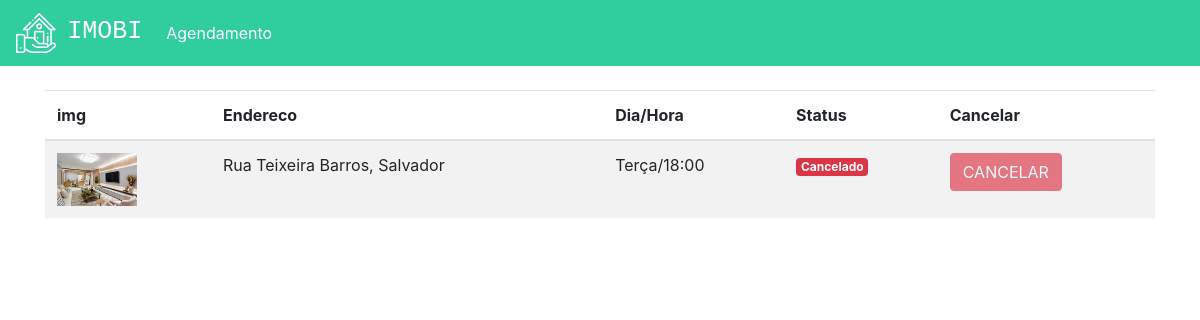
/plataforma/agendamentos (signed in), run on the app's committed database.
### plataforma/models.py (models this page shows, shortened)
class Visitas(models.Model):
    choices = (('S', 'Segunda'),
                ('T', 'Terça'),
                ('Q', 'Quarta'),
                ('QI', 'Quinta'),
                ('SE', 'Sexta'),
                ('SA', 'Sabado'),
                ('D', 'Domingo'))
    choices_status = (('A', 'Agendado'),
                      ('F', 'Finalizado'),
                      ('C', 'Cancelado'))
    imovel = models.ForeignKey(Imovei, on_delete=models.DO_NOTHING)
    usuario = models.ForeignKey(User, on_delete=models.DO_NOTHING)
    dia = models.CharField(max_length=20)
    horario = models.TimeField()
    status = models.CharField(max_length=1, choices=choices_status, default="A")

class Imovei(models.Model):
    choices = (('V', 'Venda'),
               ('A', 'Aluguel'))
    choices_imovel = (('A', 'Apartamento'),
                      ('C', 'Casa'))
    imagens = models.ManyToManyField(Imagem)
    valor = models.FloatField()
    quartos = models.IntegerField()
    tamanho = models.FloatField()
    cidade = models.ForeignKey(Cidade, on_delete=models.DO_NOTHING)
    rua = models.CharField(max_length=50)
    tipo = models.CharField(max_length=1, choices=choices)
    tipo_imovel = models.CharField(max_length=1, choices=choices_imovel)
    numero = models.IntegerField()
    descricao = models.TextField()
    dias_visita = models.ManyToManyField(DiasVisita)
    horarios = models.ManyToManyField(Horario)

class Imagem(models.Model):
    img = models.ImageField(upload_to='img')
    def __str__(self) -> str:
        return self.img.url

class Cidade(models.Model):
    nome = models.CharField(max_length=30)
    def __str__(self) -> str:
        return self.nome

### plataforma/views.py (the view)
# urls.py: path('agendamentos', views.agendamentos, name="agendamentos"),
def agendamentos(request):
    visitas = Visitas.objects.filter(usuario = request.user)
    return render(request, 'agendamento.html',{'visitas':visitas})

### plataforma/templates/agendamento.html (shortened to what this page needs)
{% extends 'base.html' %}
{% load static %}
{% block 'head' %}
<link rel="stylesheet" href="{% static 'plataforma/home/css.css' %}">
{% endblock  %}
{% block 'body' %}
    <div class="container">
        <br>
        <table class="table table-striped">
        <thead>
            <tr>
                <th scope="col">img</th>
                <th scope="col">Endereco</th>
                <th scope="col">Dia/Hora</th>
                <th scope="col">Status</th>
                <th scope="col">Cancelar</th>
            </tr>
        </thead>
        <tbody>
            {% for visita in visitas %}
                <tr>
                    <th><img width="80" src="{{visita.imovel.imagens.all.0}}"></th>
                    <td>{{visita.imovel.rua}}, {{visita.imovel.cidade}}</td>
                    <td>{{visita.dia}}/{{visita.horario}}</td>
                    <td>
                        {% if visita.status == "C" %}
                            <span class="badge badge-danger">Cancelado</span>
                        {% endif %}
                    </td>
                    <td>
                        {% if visita.status == "A" %}
                            <a href="{%url 'cancelar_agendamento' visita.id %}" class="btn btn-danger">CANCELAR</a>
                        {% else %}
                            <a href="" class="btn btn-danger disabled">CANCELAR</a>
                        {% endif %}
                    </td>
                </tr>
            {% endfor %}
        </tbody>
    </table>
    </div>
{% endblock  %}

### data on the page
Visitas: imovel.imagens.all.0 (picture), imovel.rua "Rua Teixeira Barros", imovel.cidade "Salvador", dia "Terça", horario "18:00", status "Cancelado"
